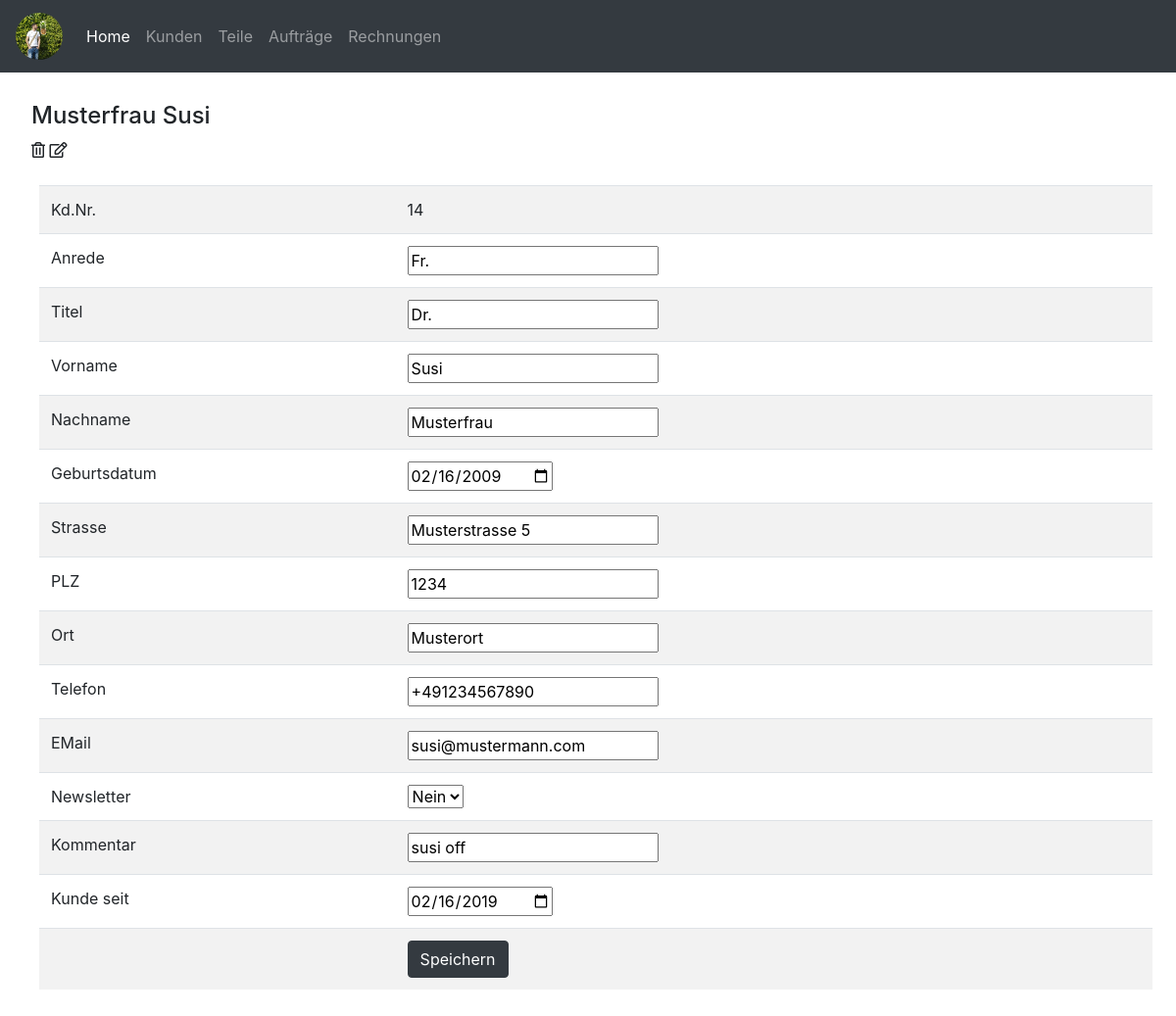
The page /customer_edit.php?kundennummer=14 on the database its author committed.
### tables this page shows
CREATE TABLE `kunde` (
  `kundennummer` int(10) NOT NULL,
  `anrede` varchar(15) NOT NULL,
  `titel` varchar(10) NOT NULL,
  `vorname` varchar(20) NOT NULL,
  `nachname` varchar(20) NOT NULL,
  `gebdat` date NOT NULL,
  `strasse` varchar(50) NOT NULL,
  `plz` int(10) NOT NULL,
  `ort` varchar(50) NOT NULL,
  `telefon` varchar(20) NOT NULL,
  `email` varchar(50) NOT NULL,
  `newsletter` tinyint(1) NOT NULL,
  `kommentar` text NOT NULL,
  `kundeseit` date NOT NULL
);

### customer_edit.php (the view, shortened to what this page needs)
<?php include_once('connection.php') ?>
<?php include('header.php') ?>
<?php
$kundennummer = $_GET['kundennummer'];
$stmt = $pdo->prepare("SELECT * FROM kunde WHERE kundennummer = '$kundennummer'");
$stmt->execute();
$result = $stmt->fetch();
?>
<h4><?php echo $result['nachname'] . ' ' . $result['vorname'] ?></h4>
<a class='' href='customer_delete.php?kundennummer=<?php echo $kundennummer ?>'><i class="far fa-trash-alt"></i></a>
<a class='' href='customer_edit.php?kundennummer=<?php echo $kundennummer ?>'><i class="far fa-edit"></i></a>
<br /><br />
<form action="customer_save_edited.php" method="get">
    <table class="table table-striped table-hover ml-2 mr-2">
            <tr>
                <td>Kd.Nr.</td>
                <td><input type="hidden" name="kundennummer" value="<?php echo $result['kundennummer'] ?>"/><?php echo $result['kundennummer'] ?></td>
            </tr>
            <tr>
                <td>Anrede</td>
                <td><input name="anrede" type="text" value="<?php echo $result['anrede'] ?>"/></td>
            </tr>
            <tr>
                <td>Titel</td>
                <td><input name="titel" type="text" value="<?php echo $result['titel'] ?>"/></td>
            </tr>
            <tr>
                <td>Vorname</td>
                <td><input name="vorname" type="text" value="<?php echo $result['vorname'] ?>"/></td>
            </tr>
            <tr>
                <td>Nachname</td>
                <td><input name="nachname" type="text" value="<?php echo $result['nachname'] ?>"/></td>
            </tr>
            <tr>
                <td>Geburtsdatum</td>
                <td><input name="gebdat" type="date" value="<?php echo $result['gebdat'] ?>"/></td>
            </tr>
            <tr>
                <td>Strasse</td>
                <td><input name="strasse" type="text" value="<?php echo $result['strasse'] ?>"/></td>
            </tr>
            <tr>
                <td>PLZ</td>
                <td><input name="plz" type="number" value="<?php echo $result['plz'] ?>"/></td>
            </tr>
            <tr>
                <td>Ort</td>
                <td><input name="ort" type="text" value="<?php echo $result['ort'] ?>"/></td>
            </tr>
            <tr>
                <td>Telefon</td>
                <td><input name="telefon" type="text" value="<?php echo $result['telefon'] ?>"/></td>
            </tr>
            <tr>
                <td>EMail</td>
                <td><input name="email" type="text" value="<?php echo $result['email'] ?>"/></td>
            </tr>
            <tr>
                <td>Newsletter</td>
                <td>
                    <select name="newsletter" size="1">
                        <?php
                            if ($result['newsletter'] == 0) { ?>
                                <option selected="selected" value="<?php echo $result['newsletter'] ?>">Nein</option>
                            <?php } else { ?>
                                <option selected="selected" value="1">Ja</option>
                                <option value="0">Nein</option>
                            <?php }
                        ?>
                    </select>
                </td>
            </tr>
            <tr>
                <td>Kommentar</td>
                <td><input name="kommentar" type="text" value="<?php echo $result['kommentar'] ?>"/></td>
            </tr>
            <tr>
                <td>Kunde seit</td>
                <td><input name="kundeseit" type="date" value="<?php echo $result['kundeseit'] ?>"/></td>
            </tr>
            <tr>
                <td></td>
                <td>
                    <input type="submit" name="submit" value="Speichern" class="btn btn-dark">
                </td>
            </tr>
    </table>
</form>
<?php include('footer.php') ?>

### static/css/main.css (style rules this page uses)
body { margin: 0; padding: 0; }
.fas, .far { color: #212529; }

### rows shown on the page
kunde: nachname "Musterfrau", vorname "Susi", kundennummer "14", anrede "Fr.", titel "Dr.", gebdat "02/16/2009", strasse "Musterstrasse 5", plz "1234", ort "Musterort", telefon "+491234567890", email "susi@mustermann.com", newsletter "Nein", kommentar "susi off", kundeseit "02/16/2019"
